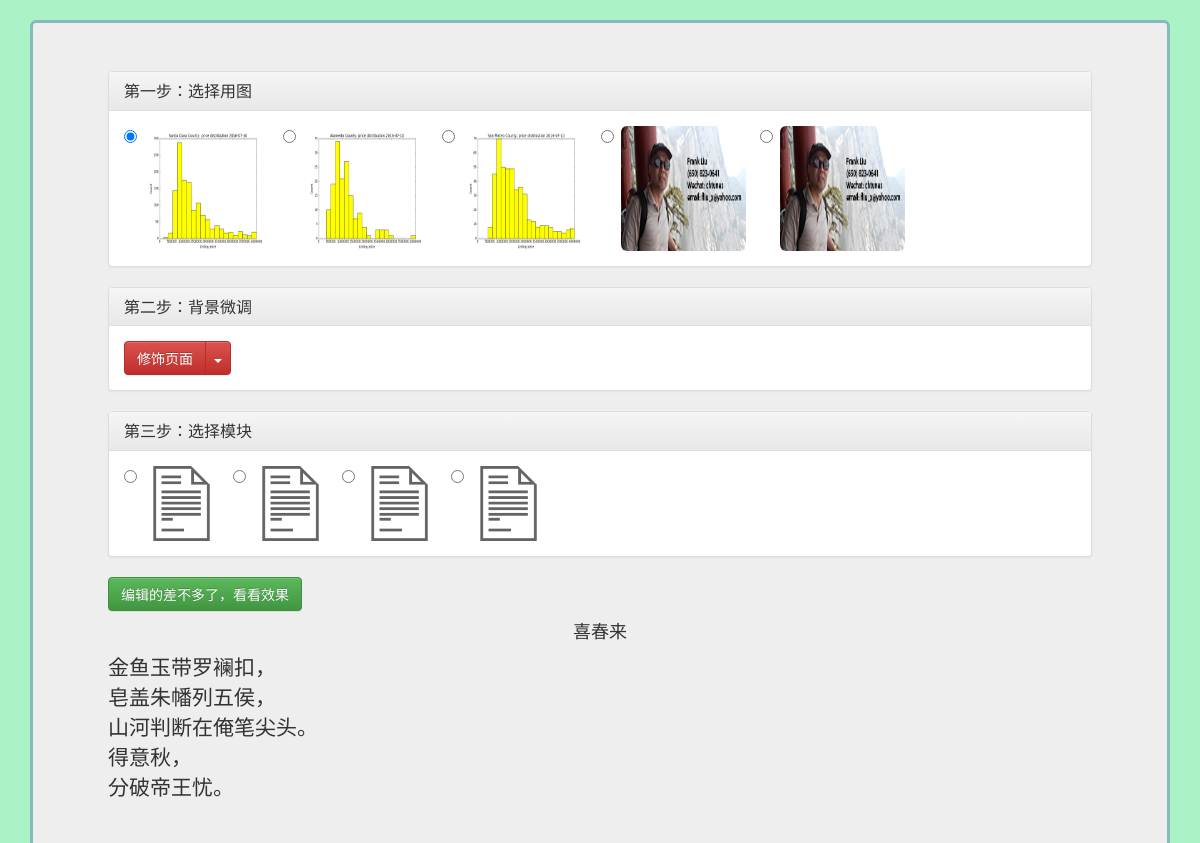
/source/lib/preview/1/ (signed in), run on an earlier commit of the app's database.
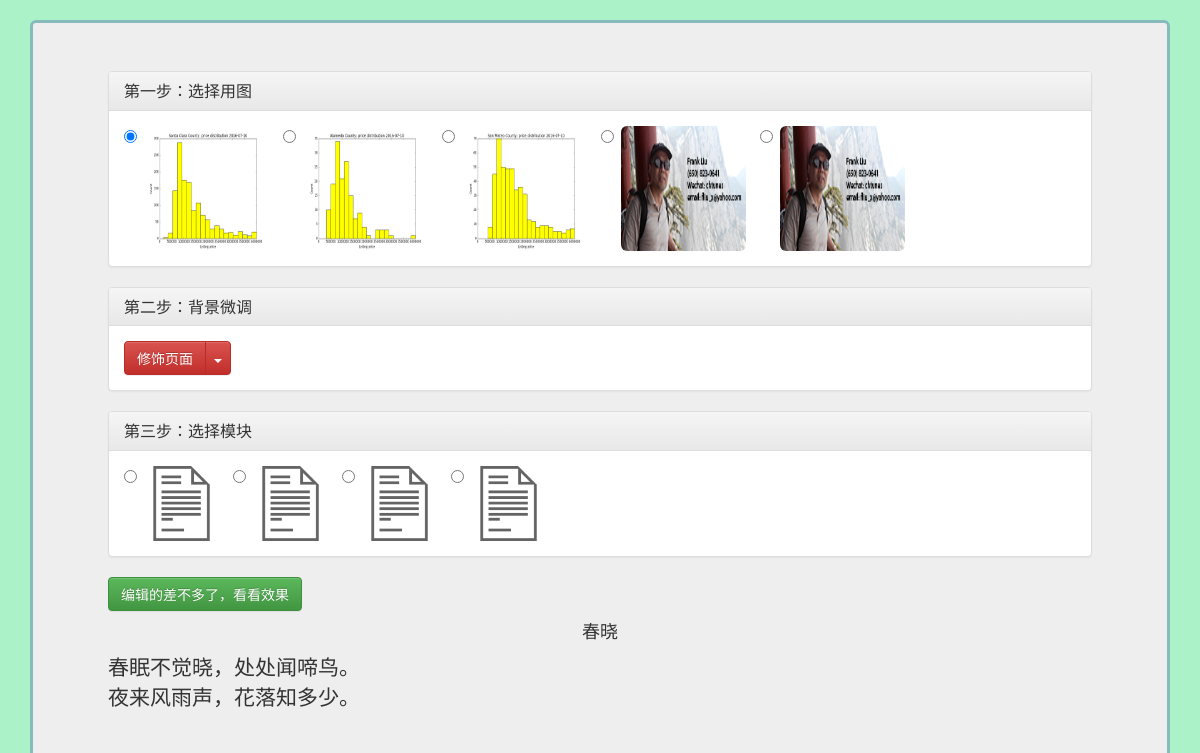
And on a later commit of the database.
### editor/models.py (models this page shows, shortened)
class Users(AbstractBaseUser):
    email = models.EmailField(unique=True, db_index=True, null=False)
    username = models.CharField(max_length=128, null=True)
    user_type = models.CharField(max_length=128, null=False)
    first_name = models.CharField(max_length=128, null=True)
    last_name = models.CharField(max_length=128, null=True)
    date_of_birth = models.DateField(null=True)
    date_joined = models.DateTimeField(auto_now_add=True, null=True)
    is_active = models.BooleanField(default=True)
    is_admin = models.BooleanField(default=False)
    is_superuser = models.BooleanField(default=False)
    objects = UsersManager()
    USERNAME_FIELD = 'email'
    REQUIRED_FIELDS = ['username', 'first_name', 'last_name', 'date_of_birth']

### content/models.py (models this page shows, shortened)
class Article(models.Model):
    category = models.ForeignKey(Category)
    title = models.CharField(max_length=120)
    author = models.CharField(max_length=30)
    content = models.TextField('Content')
    date = models.DateTimeField('date added',null=True,auto_now_add=True)
    num_like = models.IntegerField(null=True, default=0)
    num_read = models.IntegerField(null=True, default=0)
    num_frwd = models.IntegerField(null=True, default=0)
    num_para = models.IntegerField(null=True, default=0)

### editor/views.py (the view)
# urls.py: url(r'^source/lib/preview/(?P<article_id>\d+)/$', views.lib_ad_placement_preview, name='lib_ad_preview'),
@render_to('lib_ad_preview.html')
@login_required
def lib_ad_placement_preview(request, article_id):
    article = Article.objects.get(id=article_id)
    files_uploaded = []
    for (_, _, filenames) in walk('static/uploads/%s' % request.user.username):
        files_uploaded.extend(filenames)
        break
    return {
        'lib_article': article,
        'files_uploaded': files_uploaded
    }

### utils/shortcuts.py (called while the page is built)
def render_to(template):
    def render_to_decorator(func):
        @wraps(func)
        def wrapper(request, *args, **kwargs):
            output = func(request, *args, **kwargs)
            if isinstance(output, dict):
                return render_to_response(template, output, RequestContext(request))
            return output
        return wrapper
    return render_to_decorator

### editor/templates/lib_ad_preview.html (shortened to what this page needs)
{% extends 'final_page_base.html' %}
{% block head_extra%}
    <link rel="stylesheet" href="/static/bootstrap-colorpicker/css/bootstrap-colorpicker.css" type="text/css" />
{% endblock %}
{% block content %}
    <div class="container">
        <div class="panel panel-default">
            <div class="panel-heading">
                 <h3 class="panel-title pull-left">
                    第一步：选择用图
                 </h3>
                <div class="clearfix"></div>
            </div>
            <div class="panel-body">
                <form id="logo_form" role="form">
                  {% for file in files_uploaded %}
                  <div class="radio-inline">
                     <input type="radio" name="logo_form" value="{{file}}"><img src="/static/uploads/{{ user.username }}/{{file}}" class="img-rounded" width="125" height="125" />
                  </div>
                  {% endfor %}
                </form>
            </div>
        </div>
        <div class="panel panel-default">
            <div class="panel-heading">
                 <h3 class="panel-title pull-left">
                    第二步：背景微调
                 </h3>
                <div class="clearfix"></div>
            </div>
            <div class="panel-body">
                <div class="btn-group">
                  <button type="button" class="btn btn-danger">修饰页面</button>
                  <button type="button" class="btn btn-danger dropdown-toggle" data-toggle="dropdown" aria-haspopup="true" aria-expanded="false">
                    <span class="caret"></span>
                  </button>
                </div>
            </div>
        </div>
        <div class="panel panel-default">
            <div class="panel-heading">
                 <h3 class="panel-title pull-left">
                    第三步：选择模块
                 </h3>
                <div class="clearfix"></div>
            </div>
            <div class="panel-body">
                <div>
                    <form id="template_form" role="form">
                        <div class="radio-inline">
                          <input type="radio" name="template_form" value="1"><img width="75" height="75" src="/static/media/images/icons/template.png"/>
                        </div>
                        <div class="radio-inline">
                          <input type="radio" name="template_form" value="2"><img width="75" height="75" src="/static/media/images/icons/template.png"/>
                        </div>
                        <div class="radio-inline">
                          <input type="radio" name="template_form" value="3"><img width="75" height="75" src="/static/media/images/icons/template.png"/>
                        </div>
                        <div class="radio-inline">
                          <input type="radio" name="template_form" value="4"><img width="75" height="75" src="/static/media/images/icons/template.png"/>
                        </div>
                    </form>
                </div>
            </div>
        </div>
    </div>
    <div class="container">
        <button id="yu_lan" type="button" data-toggle="modal" data-target="#modal4" class="btn btn-success">编辑的差不多了，看看效果</button>
    </div>
    <div id="article_decorated">
        <h4 id="article_title" class="text-center">{{ lib_article.title|safe }}</h4>
        <div id="article_body" class="container">
            {{ lib_article.content|linebreaks }}
        </div>
    </div>
</div>
{% endblock %}

### editor/templates/final_page_base.html (shortened to what this page needs)
<!DOCTYPE html PUBLIC "-//W3C//DTD XHTML 1.0 Strict//EN" "http://www.w3.org/TR/xhtml1/DTD/xhtml1-strict.dtd">
<html xmlns="http://www.w3.org/1999/xhtml" lang="en" xml:lang="en">
  <head>
    <link rel="stylesheet" href="/static/bootstrap/css/bootstrap.min.css" type="text/css" />
    <link rel="stylesheet" href="https://maxcdn.bootstrapcdn.com/bootstrap/3.3.6/css/bootstrap-theme.min.css">
    <link rel="stylesheet" href="/static/media/css/main.css" type="text/css" />
    <link href="http://getbootstrap.com/examples/theme/theme.css" rel="stylesheet" type="text/css">
    {% block head_extra %}{% endblock %}
  </head>
  <body style="background-color:#abf2c9;">
    <div class="container theme-showcase">
      <br/>
      <div class="jumbotron" style="border:3px solid #87babc;">
        {% block content %}{% endblock %}
      </div>
  </body>
</html>

What changed in the data, as far as the page shows it:
changed Article: title "喜春来" → "春晓"; content "金鱼玉带罗襕扣， 皂盖朱幡列五侯， 山河判断在俺笔尖头。 得意秋， 分破帝王忧。" → "春眠不觉晓，处处闻啼鸟。 夜来风雨声，花落知多少。"
